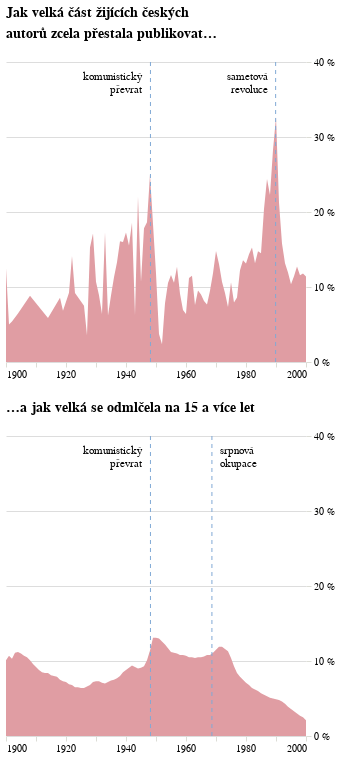

Notebook code for this chart:
### Code cell
alt.vconcat(graf_konce_komb, graf_pauzy_graf_komb).configure_view(stroke='transparent').resolve_scale(y='shared').configure_axisX(grid=False, domain=False)
